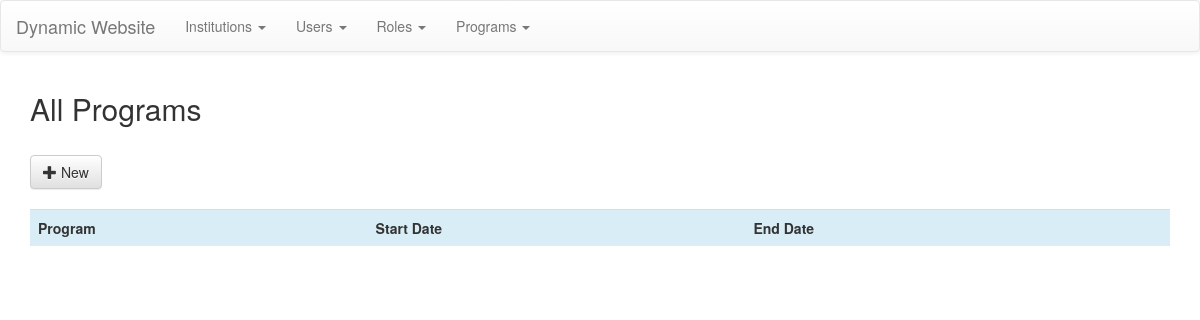
The page /index.php/programs on the database as committed earlier.
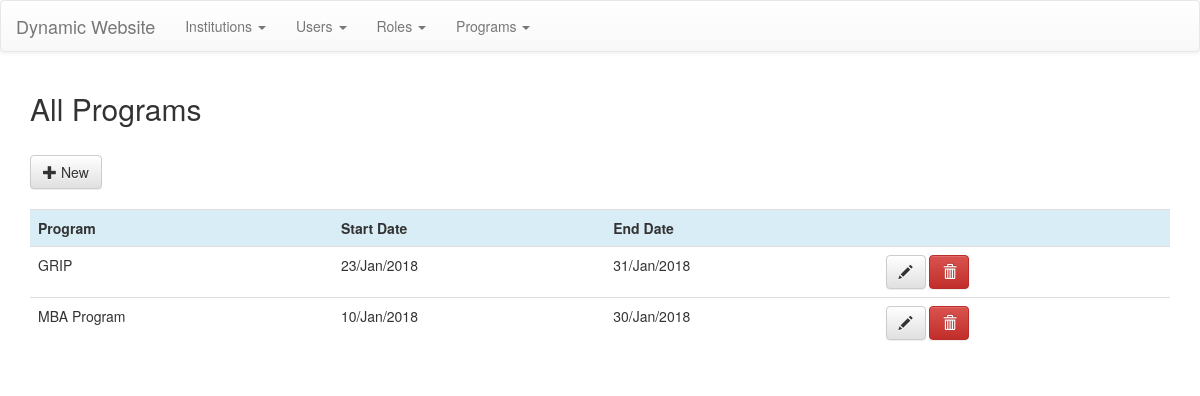
The same page on the database as committed later.
### tables this page shows
CREATE TABLE `programs` (
  `id` int(11) NOT NULL,
  `program_name` varchar(255) NOT NULL,
  `program_start_date` date NOT NULL,
  `program_end_date` date NOT NULL
);

### application/controllers/Programs.php (called while the page is built, shortened)
<?php
    class Programs extends CI_Controller{
        public function index(){
            $data['programs'] = $this->programs_model->get_programs();
            $this->load->view('templates/header');
            $this->load->view('programs/all',$data);
            $this->load->view('templates/footer');
        }
    }

### index.php (called while the page is built, shortened)
<?php
require_once BASEPATH.'core/CodeIgniter.php';

### application/models/Programs_model.php (called while the page is built, shortened)
<?php
    class Programs_model extends CI_Model{
        public function get_programs(){
            $this->db->order_by('program_name');
            $query = $this->db->get('programs');
            return $query->result();
        }
    }

### application/views/programs/all.php (the view)
<div class="container">
    <h2>All Programs</h2><br>
    <a class="btn btn-default" href="<?php echo base_url().'programs/new_program'; ?>"><span class="glyphicon glyphicon-plus" aria-hidden="true"></span> New</a>
    <br><br>
    <div class="table-responsive">
        <table class="table">
            <tbody>
                <tr class="info">
                    <th>Program</th>
                    <th>Start Date</th>
                    <th>End Date</th>
                    <th></th>
                </tr>
                <?php foreach($programs as $program): ?>
                    <tr>
                        <td><?php echo $program->program_name; ?></td>
                        <td><?php echo date("d/M/Y", strtotime($program->program_start_date)); ?></td>
                        <td><?php echo date("d/M/Y", strtotime($program->program_end_date)); ?></td>
                        <td>
                            <a href="<?php echo base_url().'programs/edit_program/'.$program->id; ?>" class="btn btn-default"><span class="glyphicon glyphicon-pencil" aria-hidden="true"></span></a>
                            <a href="<?php echo base_url().'programs/delete_program/'.$program->id; ?>" class="btn btn-danger"><span class="glyphicon glyphicon-trash" aria-hidden="true"></span></a>
                        </td>
                    </tr>
                <?php endforeach; ?>
            </tbody>
        </table>
    </div>
</div>

### application/views/templates/header.php (shortened to what this page needs)
<!DOCTYPE html>
<html lang="en">
  <head>
    <link href="<?php echo base_url(); ?>assets/css/bootstrap.min.css" rel="stylesheet">
    <link href="<?php echo base_url(); ?>assets/css/bootstrap-theme.min.css" rel="stylesheet">
  </head>
  <body>
  <nav class="navbar navbar-default">
  <div class="container-fluid">
    <div class="navbar-header">
      <a class="navbar-brand" href="<?php echo base_url(); ?>">Dynamic Website</a>
    </div>
    <div class="collapse navbar-collapse" id="bs-example-navbar-collapse-1">
      <ul class="nav navbar-nav">
        <li class="dropdown">
          <a href="#" class="dropdown-toggle" data-toggle="dropdown" role="button" aria-haspopup="true" aria-expanded="false">Institutions <span class="caret"></span></a>
        </li>
        <li class="dropdown">
          <a href="#" class="dropdown-toggle" data-toggle="dropdown" role="button" aria-haspopup="true" aria-expanded="false">Users <span class="caret"></span></a>
        </li>
        <li class="dropdown">
          <a href="#" class="dropdown-toggle" data-toggle="dropdown" role="button" aria-haspopup="true" aria-expanded="false">Roles <span class="caret"></span></a>
        </li>
        <li class="dropdown">
          <a href="#" class="dropdown-toggle" data-toggle="dropdown" role="button" aria-haspopup="true" aria-expanded="false">Programs <span class="caret"></span></a>
        </li>
      </ul>
    </div>
  </div>
</nav>

### application/views/templates/footer.php (shortened to what this page needs)
  </body>
</html>

Rows that differ between the two databases and show on the page:
added programs: program_name "GRIP", program_start_date "23/Jan/2018", program_end_date "31/Jan/2018"
added programs: program_name "MBA Program", program_start_date "10/Jan/2018", program_end_date "30/Jan/2018"
